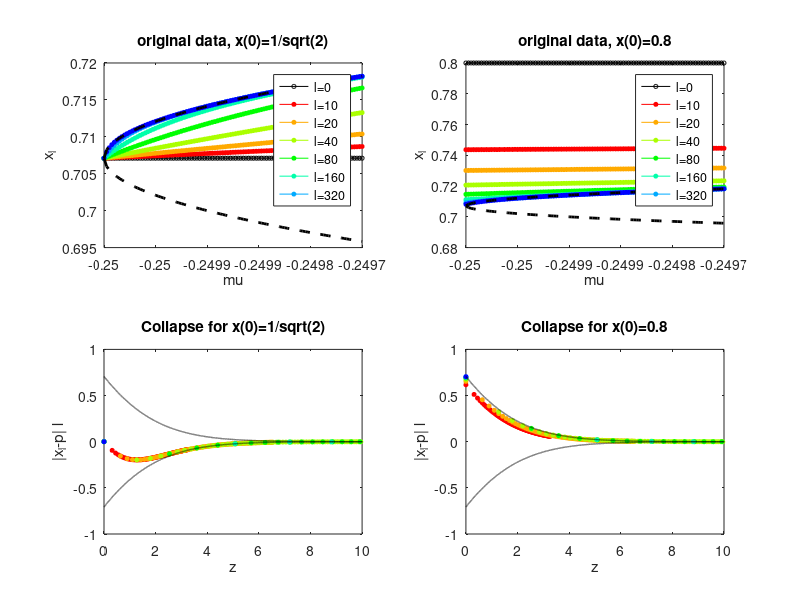

MATLAB code to generate this figure:
%% Matlab Code for generating  Figs 4 of the article
%% "Finite-time scaling on low-dimensional map bifurcations"
%% Works on MatlabR2018a
%% It follows most naming conventions and definitions from "Fig1_Logistic.m"


      
      
      
clear all
close all
im=0  %Counter for \mu values
for mu=-0.25:0.0000025:-0.24975  % \mu values
    im=im+1
    muvec(im)=mu;  % vector of \mu values

 %stable anu unstalbe solutions
     s1(im)= sqrt(1/2*(1+sqrt(1+4*mu)));
       s2(im)= sqrt(1/2*(1-sqrt(1+4*mu)));
       %derivative on stable solution
deriv(im)=1+mu+3* s1(im)^2-5* s1(im).^4;


    ic=0; %Counter for Initial conditions
   for x0=  cat(2, [1/sqrt(2)],[0.8 :0.05:0.95]) % Vector of initial conditions
        ic=ic+1;
        x(1)=x0;
        for t=2:7000 %Iterate the map
            xx=x(t-1);
            x(t)=(1+mu)*xx+xx^3-xx^5;
        end
             
        allx(im,ic,:)=x; %Save alll iterations
        distFPS(im,ic,:)=x- s1(im); %Save the distance to the atttractive solution
      
    end
end


%%%%%%%%%%%%%%%%%%%%%%%%%%%%%%%%%%

colorVec = hsv(9)
figure(100)
subplot(221)
time=1
   i=1  % Show 1 initial condition only for clarity reasons
    plot(muvec,squeeze(allx(:,i,time)),'-o','Color', 'k', 'MarkerSize', 3 )
hold on

for tindex=1:7
    time=10*2^(tindex-1);
    for i=1:1 % Show 1 initical condition only
       
    plot(muvec,squeeze(allx(:,i,time)),'-o','Color', colorVec(tindex,:),'MarkerfaceColor',colorVec(tindex,:), 'MarkerSize', 3 )
hold on
    end
       
end
plot(muvec,s1, '--','linewidth', 2, 'color','k')
plot(muvec,s2, '--','linewidth', 2, 'color','k')
xlabel('mu')
ylabel('x_l')
legend('l=0','l=10','l=20','l=40','l=80','l=160','l=320')
title('original data, x(0)=1/sqrt(2)')
%%%%%%%%%%%%%%%%%%%%%%%%
 
subplot(222)
time=1
   i=2  % Show 1 initial condition only for clarity reasons
    plot(muvec,squeeze(allx(:,i,time)),'-o','Color', 'k', 'MarkerSize', 3 )
hold on

for tindex=1:7
    time=10*2^(tindex-1);
    for i=2:2 % Show 1 initical condition only
       
    plot(muvec,squeeze(allx(:,i,time)),'-o','Color', colorVec(tindex,:),'MarkerfaceColor',colorVec(tindex,:), 'MarkerSize', 3 )
hold on
    end
       
end
plot(muvec,s1, '--','linewidth', 2, 'color','k')
plot(muvec,s2, '--','linewidth', 2, 'color','k')
xlabel('mu')
ylabel('x_l')
legend('l=0','l=10','l=20','l=40','l=80','l=160','l=320')
title('original data, x(0)=0.8')
%%%%%%%%%%%%%%%%%%%%%%%%



subplot(223)
 for tindex=1:7 %-1:1
      time=100*2^(tindex-1)
      for i=1:1
     plot(-(deriv-1)*time,(time)^(1)*squeeze(distFPS(:,i,time)),'o','Color', colorVec(tindex,:),'MarkerfaceColor',colorVec(tindex,:), 'MarkerSize', 3 )
   
 hold on
      end
     
 end
 
  xlabel('z')
 ylabel('|x_l-p| l')
 title('Collapse for x(0)=1/sqrt(2)')
 
z=[-10.05:0.001:0]
 kz=z*1
 G=kz.*exp(kz)./(exp(kz)-1)
plot(-z,-G*2/2.828, '-.','linewidth',1,'color','k')
plot(-z,G*2/2.828, '-.','linewidth',1,'color','k')
xlim([0 10])



 %%%%%%%%%%%%%%%%%
subplot(224)
 for tindex=1:7 %-1:1
      time=100*2^(tindex-1)
      for i=2:2
     plot(-(deriv-1)*time,(time)^(1)*squeeze(distFPS(:,i,time)),'o','Color', colorVec(tindex,:),'MarkerfaceColor',colorVec(tindex,:), 'MarkerSize', 3 )
   
 hold on
      end
     
 end
 xlabel('z')
 ylabel('|x_l-p| l')
 title('Collapse for x(0)=0.8')
 
z=[-10.05:0.001:0]
 kz=z*1
 G=kz.*exp(kz)./(exp(kz)-1)
plot(-z,-G*2/2.828, '-.','linewidth',1,'color','k')
plot(-z,G*2/2.828, '-.','linewidth',1,'color','k')
xlim([0 10])




 
 
